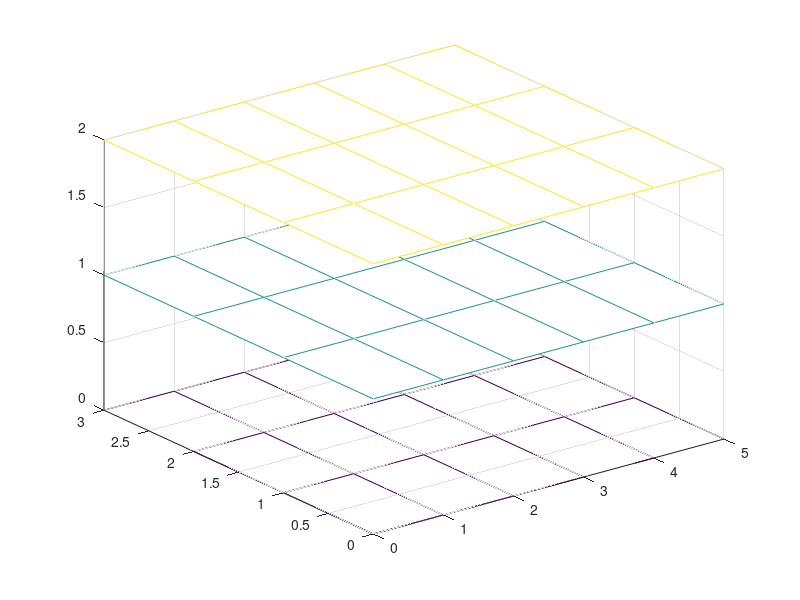

Write the MATLAB code that produced this figure.
% funtion [sal1,sal2]=nombredelprograma(ent1,ent2)
%end

%%%%%%%%%%%%mallado de la cancha de futbol
%f(x)=x^2+x+1
function y = grafico() 
[x,y]=meshgrid(0:1:5, 0:1:3);
z1=0.*x+0;
z2=0.*x+1;
z3=0.*x+2;
mesh(x,y,z1)
hold on
mesh(x,y,z2)
hold on
mesh(x,y,z3)
hold on
end
%%%%%%%%%%%  mallado